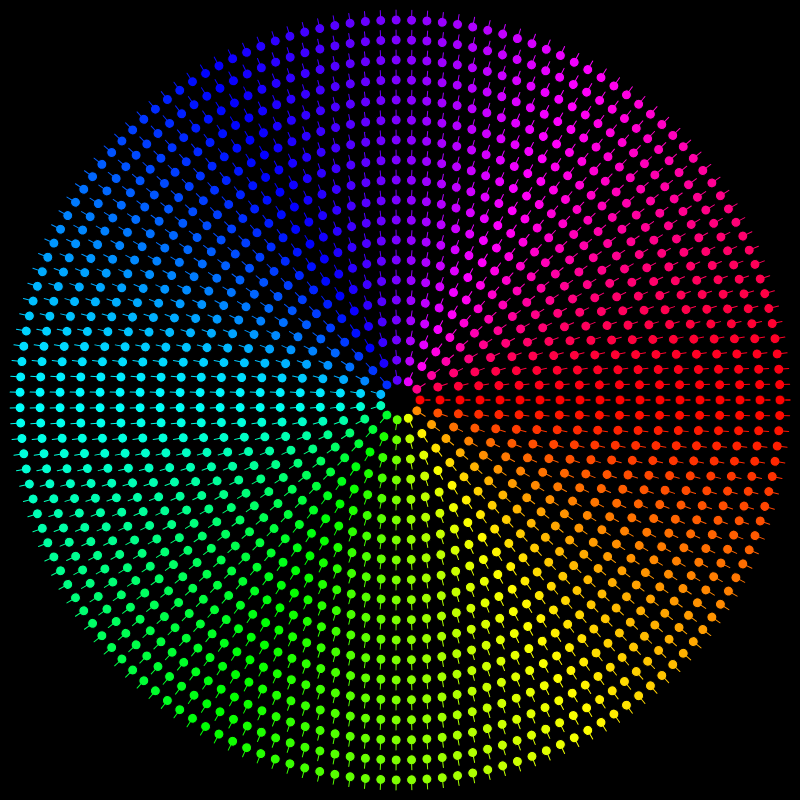
Frame 1 (no input)
Frame 60 (no input): identical to frame 1, image omitted
Frame 120 (the mouse pressed at the canvas centre since frame 60): identical to frame 1, image omitted

The p5.js sketch that drew this single still picture (run headless with seeded random() and noise() and a simulated clock; from frame 60 on, the mouse is pressed at the canvas centre):

// p5.js sketch
// ── sketch.js
let nElementosInicial;

function setup() {
  createCanvas(800, 800);
  angleMode(DEGREES);
  colorMode(HSB);
  nElementosInicial = 3; // cantidad de elementos para el primer anillo 
}

function draw() {
  background(0);

  for (let i = 1; i < 20; i++) {
    //en cada vuelta del loop vamos a agregarle mas elementos a cada anillo
    let nElementos = nElementosInicial + 8 * i; 
  
    for (let j = 0; j < nElementos + 1; j++) {
      let angulo = (360 / nElementos) * j;
      push();
      translate(width / 2, height / 2);
      rotate(angulo);
      figura(20 * i, 0, 10, color(angulo, 100, 100));
      pop();
    }
  }
}

function figura(x, y, t, c) {
  fill(c);
  circle(x, y, t);
  stroke(c);
  line(x, y, x + t, y);
}
